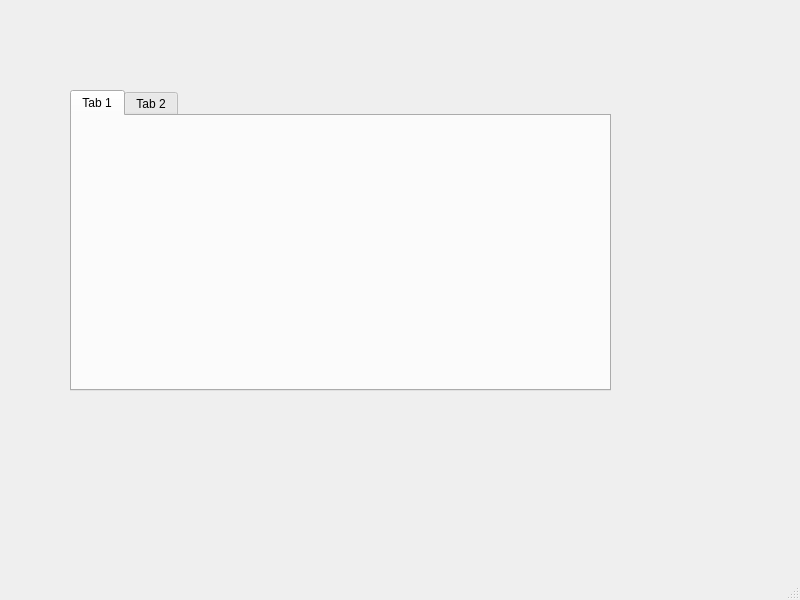
<?xml version="1.0" encoding="UTF-8"?>
<ui version="4.0">
 <class>MainWindow</class>
 <widget class="QMainWindow" name="MainWindow">
  <property name="geometry">
   <rect>
    <x>0</x>
    <y>0</y>
    <width>800</width>
    <height>600</height>
   </rect>
  </property>
  <property name="windowTitle">
   <string>MainWindow</string>
  </property>
  <widget class="QWidget" name="centralwidget">
   <widget class="QTabWidget" name="tabWidget">
    <property name="geometry">
     <rect>
      <x>70</x>
      <y>90</y>
      <width>541</width>
      <height>301</height>
     </rect>
    </property>
    <property name="currentIndex">
     <number>0</number>
    </property>
    <widget class="QWidget" name="tab">
     <attribute name="title">
      <string>Tab 1</string>
     </attribute>
    </widget>
    <widget class="QWidget" name="tab_2">
     <attribute name="title">
      <string>Tab 2</string>
     </attribute>
    </widget>
   </widget>
  </widget>
  <widget class="QMenuBar" name="menubar">
   <property name="geometry">
    <rect>
     <x>0</x>
     <y>0</y>
     <width>800</width>
     <height>23</height>
    </rect>
   </property>
  </widget>
  <widget class="QStatusBar" name="statusbar"/>
 </widget>
 <resources/>
 <connections/>
</ui>
